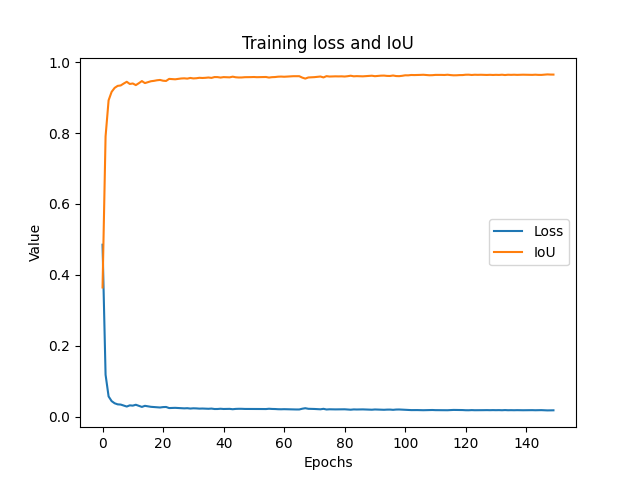

This figure's Python source:
import numpy as np
import matplotlib.pyplot as plt
import torch
from torch.autograd import Variable
import torch.nn as nn
from torch import optim
import time
import albumentations as A
from albumentations.pytorch import ToTensor
from torch.utils.data import random_split
from torch.optim import lr_scheduler
import seaborn as sns
import pandas as pd
import argparse
import os
from data_loading import multi_classes,binary_class
from sklearn.model_selection import GroupKFold
from pytorch_dcsaunet import DCSAU_Net
from loss import *
# from self_attention_cv import transunet


#数据增强
def get_train_transform():
   return A.Compose(
       [
        A.Resize(256, 256),
        A.HorizontalFlip(p=0.25),
        A.ShiftScaleRotate(shift_limit=0,p=0.25),
        A.CoarseDropout(),
        A.Normalize(mean=(0.485, 0.456, 0.406), std=(0.229, 0.224, 0.225)),
        ToTensor()
        ])

def get_valid_transform():
   return A.Compose(
       [
        A.Resize(256, 256),
        A.Normalize(mean=(0.485, 0.456, 0.406), std=(0.229, 0.224, 0.225)),
        ToTensor()
        ])


def train_model(model, criterion, optimizer, scheduler, num_epochs=5, cuda = None):
    since = time.time()  #记录训练开始的时间
    
    Loss_list = {'train': [], 'valid': []}
    Accuracy_list = {'train': [], 'valid': []}
    
    best_model_wts = model.state_dict()  #保存模型的最佳权重
    best_loss = float('inf')    #初始化最佳损失为正无穷大
    counter = 0     #计数器，用于判断是否出现连续验证集损失上升的情况
    
    for epoch in range(num_epochs):
        print('Epoch {}/{}'.format(epoch, num_epochs - 1))
        print('-' * 10)

        # Each epoch has a training and validation phase
        for phase in ['train', 'valid']:
            if phase == 'train':
                model.train(True)
            else:
                model.train(False)  

            running_loss = []   #初始化用于记录每个批次损失和准确率的列表
            running_corrects = []
        
            # Iterate over data遍历数据
            #for inputs,labels,label_for_ce,image_id in dataloaders[phase]: 
            for inputs,labels,image_id in dataloaders[phase]:      
            # for image_id, (inputs,labels) in dataloaders[phase]:      
                # wrap them in Variable
                if cuda:
                    if torch.cuda.is_available():
                        inputs = Variable(inputs.cuda())
                        labels = Variable(labels.cuda())
                        #label_for_ce = Variable(label_for_ce.cuda())
                    else:
                        inputs, labels = Variable(inputs), Variable(labels)
                else:
                    inputs, labels = Variable(inputs), Variable(labels) #CPU
                # zero the parameter gradients 将模型参数的梯度置零
                optimizer.zero_grad()
                #label_for_ce = label_for_ce.long()
                # forward
                outputs = model(inputs)
                loss = criterion(outputs, labels)
                score = accuracy_metric(outputs,labels) #计算损失和准确率

                if phase == 'train':
                    loss.backward()
                    optimizer.step()
                    
                # calculate loss and IoU
                running_loss.append(loss.item())
                running_corrects.append(score.item())
             

            epoch_loss = np.mean(running_loss)      #计算当前轮次的平均损失和准确率
            epoch_acc = np.mean(running_corrects)
            
            print('{} Loss: {:.4f} IoU: {:.4f}'.format(phase, epoch_loss, epoch_acc))
            
            Loss_list[phase].append(epoch_loss)
            Accuracy_list[phase].append(epoch_acc)

            # save parameters验证阶段并，则更新最佳损失、保存模型权重，并将计数器重置为0
            if phase == 'valid' and epoch_loss <= best_loss:
                best_loss = epoch_loss
                best_model_wts = model.state_dict()
                counter = 0
                if epoch > 50:
                    torch.save(model, f'save_models/epoch_{epoch}_{epoch_acc}.pth')
            elif phase == 'valid' and epoch_loss > best_loss:
                counter += 1
            if phase == 'train':
                scheduler.step()    #调用学习率调度器更新学习率
        
        print()

    time_elapsed = time.time() - since      #计算训练时间并打印训练完成的信息
    print('Training complete in {:.0f}m {:.0f}s'.format(
        time_elapsed // 60, time_elapsed % 60))
    print('Best val loss: {:4f}'.format(best_loss))
    model.load_state_dict(best_model_wts)
    return model, Loss_list, Accuracy_list

if __name__ == '__main__':
    parser = argparse.ArgumentParser()
    parser.add_argument('--dataset', type=str,default='data1/', help='the path of images')
    parser.add_argument('--csvfile', type=str,default='src/test_train_data.csv', help='two columns [image_id,category(train/test)]')
    parser.add_argument('--loss', default='dice', help='loss type')
    parser.add_argument('--batch', type=int, default=16, help='batch size')
    parser.add_argument('--lr', type=float, default=0.001, help='learning rate')
    parser.add_argument('--epoch', type=int, default=150, help='epoches')
    parser.add_argument('--cuda', type=int, default=0, help='is cuda')
    args = parser.parse_args()  #解析命令行参数，并将解析结果存储在args对象中

    os.makedirs(f'save_models/',exist_ok=True)
    

    df = pd.read_csv(args.csvfile)
    df = df[df.category=='train']
    df.reset_index(drop=True, inplace=True) #重置DataFrame的索引，并将更改应用到原始DataFrame中
    gkf  = GroupKFold(n_splits = 5) #创建一个GroupKFold拆分器对象，将数据集分成5个折叠
    df['fold'] = -1  #在DataFrame中添加一列名为fold，并初始化为-1
    #对于每个折叠，使用GroupKFold拆分器根据image_id进行拆分，并获得训练集和验证集的索引。
    for fold, (train_idx, val_idx) in enumerate(gkf.split(df, groups = df.image_id.tolist())):
        df.loc[val_idx, 'fold'] = fold  #将验证集所在行的fold列的值设置为当前折叠的值
    
    fold = 0
    val_files = list(df[df.fold==fold].image_id) #获取验证集文件的标识符列表
    train_files = list(df[df.fold!=fold].image_id)
    
    #创建一个训练集的数据集对象，其中args.dataset是数据集的路径，train_files是训练集文件的标识符列表,get_train_transform()是用于数据增强的函数
    train_dataset = binary_class(args.dataset,train_files, get_train_transform())
    val_dataset = binary_class(args.dataset,val_files, get_valid_transform())
    
    #创建一个训练集的数据加载器，用于批量加载训练数据。batch_size是每个批次的样本数量，shuffle=True表示在每个轮次中对数据进行洗牌，drop_last=True表示如果最后一个批次样本数量不足一个批次，则丢弃该批次。
    train_loader = torch.utils.data.DataLoader(dataset=train_dataset, batch_size=args.batch, shuffle=True,drop_last=True)
    val_loader = torch.utils.data.DataLoader(dataset=val_dataset, batch_size=args.batch//2,drop_last=True)
    
    dataloaders = {'train':train_loader,'valid':val_loader}
    
    #创建一个名为model_ft的模型对象，img_channels=3表示输入图像的通道数为3，n_classes=1表示输出的类别数为1
    model_ft = DCSAU_Net.Model(img_channels = 3, n_classes = 1)
    if args.cuda:
        if torch.cuda.is_available():
            model_ft = model_ft.cuda()
        
    # Loss, IoU and Optimizer
    if args.loss == 'ce':
        #criterion = nn.CrossEntropyLoss()
        criterion = nn.BCELoss()
    if args.loss == 'dice':
        criterion = DiceLoss_binary()
        #criterion = DiceLoss_multiple()
    
    accuracy_metric = IoU_binary()
    #accuracy_metric = IoU_multiple()
    optimizer_ft = optim.Adam(model_ft.parameters(),lr = args.lr) #创建一个Adam优化器，用于优化模型的参数
    exp_lr_scheduler = lr_scheduler.StepLR(optimizer_ft, step_size=100, gamma=0.5) #创建一个学习率调度器，使用StepLR策略。在每100个轮次时，将学习率乘以0.5
    #exp_lr_scheduler = lr_scheduler.ReduceLROnPlateau(optimizer_ft, patience=5, factor=0.1,min_lr=1e-6)
    model_ft, Loss_list, Accuracy_list = train_model(model_ft, criterion, optimizer_ft, exp_lr_scheduler,
                           num_epochs=args.epoch, cuda = args.cuda)
    

    torch.save(model_ft, f'save_models/epoch_last.pth')
    
    #绘制验证集损失和IoU曲线：
    plt.title('Validation loss and IoU',)
    valid_data = pd.DataFrame({'Loss':Loss_list["valid"], 'IoU':Accuracy_list["valid"]})
    valid_data.to_csv(f'valid_data.csv')      #将valid_data保存为CSV文件valid_data.csv
    sns.lineplot(data=valid_data,dashes=False)
    plt.ylabel('Value')
    plt.xlabel('Epochs')
    plt.savefig('valid.png')
    
    plt.figure()
    plt.title('Training loss and IoU',)
    valid_data = pd.DataFrame({'Loss':Loss_list["train"],'IoU':Accuracy_list["train"]})
    valid_data.to_csv(f'train_data.csv')
    sns.lineplot(data=valid_data,dashes=False)
    plt.ylabel('Value')
    plt.xlabel('Epochs')
    plt.savefig('train.png')

